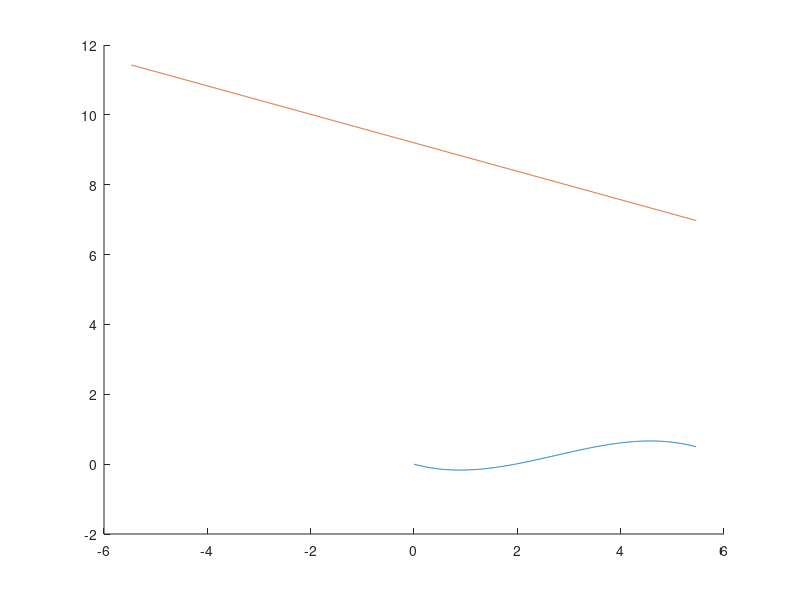

This chart was generated by the following MATLAB code:
clc
clear

%ebene:
c=-9.2
a=6.3%steigung x
f=476
%current depth
z=1
z_des=1.5

x_real=400/f*abs(c)
a=a/abs(x_real)*0.5
d=sqrt((x_real*a)^2 + x_real^2)
dist_des=6
e=sqrt(d^2+dist_des^2)
alpha=pi/2+atan(a)
%if a>0
%    alpha=alpha+pi/2
%end
gamma=asin(dist_des*sin(pi/2)/e)

betta=pi-gamma-alpha
betta*180/pi


y_max=c+e*cos(betta)
x_max=sin(betta)*e


d_cubic=0
c_cubic=a
%b_cubic=-3*c_cubic/x_max-3*d_cubic/x_max^2+3*y_max/x_max^2+c/x_max-a/x_max
b_cubic=(y_max-a*x_max)/(-2/3*x_max^2+x_max^2)
a_cubic=-2*b_cubic/x_max/3
%a_cubic=(-b_cubic*x_max^2-c_cubic*x_max-d_cubic+y_max)/x_max^3
x=0:0.01:x_max
test=a_cubic*x.^3+b_cubic*x.^2+c_cubic*x+d_cubic
stammfunktion=a_cubic*x_max.^3+b_cubic*x_max.^2+c_cubic*x_max+d_cubic
ableitung=3*a_cubic*(x_max/2).^2+2*b_cubic*(x_max/2)+c_cubic

sqrt(stammfunktion^2+x_max^2)
pitch= atan((z_des-z)/sqrt(stammfunktion^2+x_max^2))
hold on 
plot(x,-test)
x=-x_max:0.01:x_max
plot(x,-(a*x+c))
%test=3*a_cubic*x.^2+2*b_cubic*x+c_cubic


